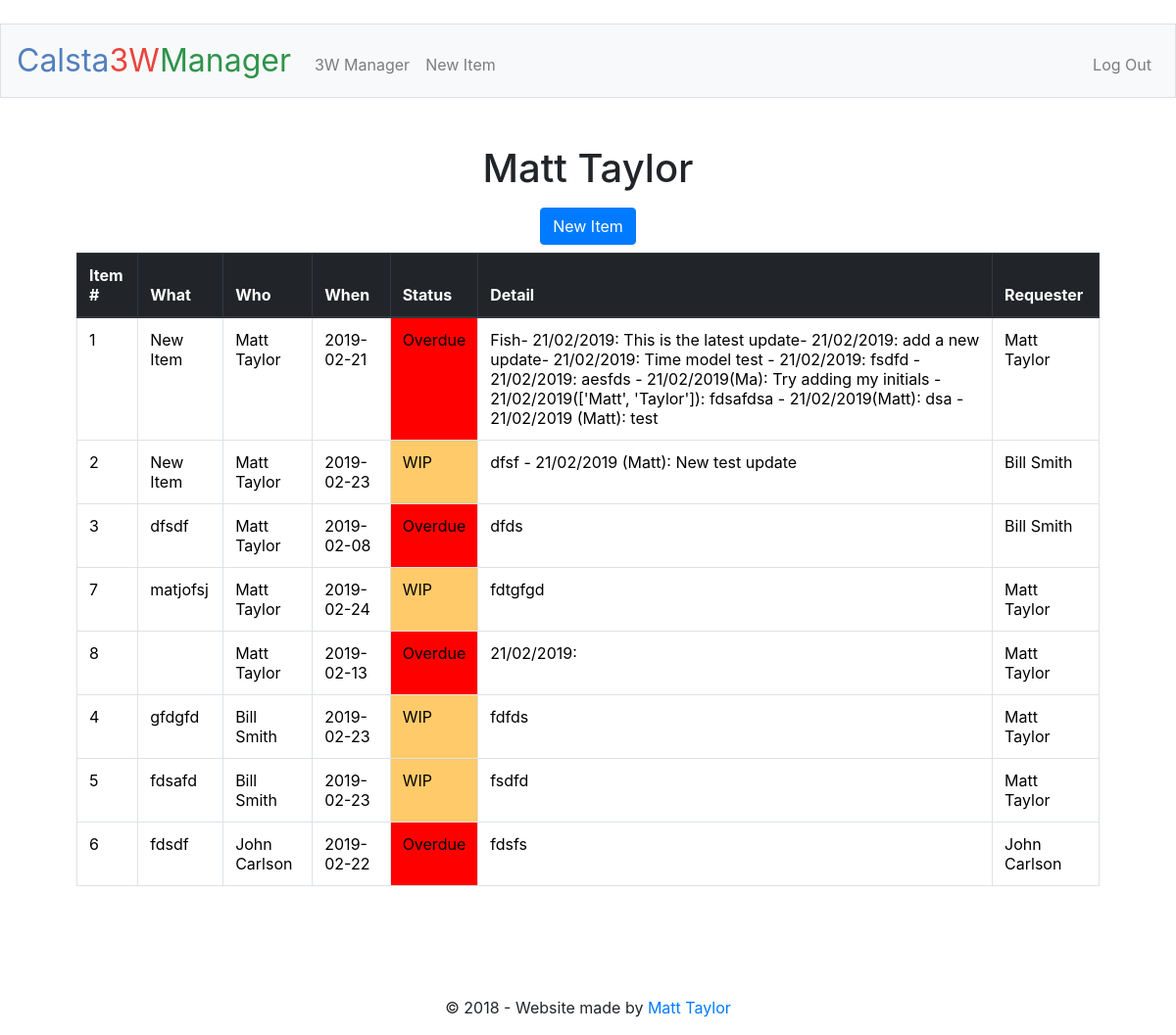
Screenshot of /manager (signed in) with the database file from the repository.
### scripts/login.py (models this page shows, shortened)
class UserModel(db.Model):
    __tablename__ = 'users'
    id = db.Column(db.Integer, primary_key=True)
    username = db.Column(db.String(80))
    name = db.Column(db.String(80))
    password = db.Column(db.String(80))
    supervisor = db.Column(db.String(80))
    def __repr__(self):
        return self.name
    @classmethod
    def find_by_id(cls, _id):
        return cls.query.filter_by(id=_id).first()
    @classmethod
    def find_subordinate_list(cls, name):
        subordinate = cls.query.filter_by(supervisor=name).all()
        return ([sub.id for sub in subordinate])

### scripts/item.py (models this page shows, shortened)
class ItemModel(db.Model):
    __tablename__ = 'manager'
    id = db.Column(db.Integer, primary_key=True)
    what = db.Column(db.String(180))
    when = db.Column(db.String())
    requester = db.Column(db.String(180))
    detail = db.Column(db.String(5000))
    who_id = db.Column(db.Integer, db.ForeignKey('users.id'), nullable=False)
    complete = db.Column(db.Boolean())
    def manage(self):
        return {
                'id': self.id,
                'what': self.what,
                'when': self.when,
                'who': UserModel.find_by_id(self.who_id),
                'stat': self.check_status(),
                'detail': self.detail,
                'requester': UserModel.find_by_id(self.requester),
                'complete': self.complete
                }
    @classmethod
    def listItems(cls):
        return cls.query.filter_by(who_id=session['user_id']).all()
    @classmethod
    def subordinateListItems(cls, name, subordinate_list):
        id_list = UserModel.find_subordinate_list(name)
        print("this is running initial")
        for _id in id_list:
            objects = cls.query.filter_by(who_id=_id).all()
            subordinate_list = subordinate_list + [item.manage() for item in objects]
            name2 = UserModel.find_by_id(_id)
            if name2:
                cls.subordinateListItems(name2.name, subordinate_list)
                print("this is running recursive")
        return subordinate_list
    def check_status(self):
        if datetime.strptime(self.when, '%Y-%m-%d') < datetime.now():
            return "Overdue"
        return "WIP"

### app.py (the view)
@app.route("/manager", methods=["GET", "POST"])
@login_required
def manager():
    user = UserModel.find_by_id(session["user_id"])
    items = ItemModel.listItems()
    item_list = [item.manage() for item in items]
    empty_list = []
    subordinate_items = ItemModel.subordinateListItems(user.name, empty_list)
    item_list = item_list + subordinate_items
    return render_template("/manager.html", who=user, items=item_list)

### app.py (called while the page is built)
@app.after_request
def after_request(response):
    response.headers["Cache-Control"] = "no-cache, no-store, must-revalidate"
    response.headers["Expires"] = 0
    response.headers["Pragma"] = "no-cache"
    return response

### scripts/login.py (called while the page is built)
def login_required(f):
    @wraps(f)
    def decorated_function(*args, **kwargs):
        if session.get("user_id") is None:
            return redirect("/login")
        return f(*args, **kwargs)
    return decorated_function

### templates/manager.html (shortened to what this page needs)
{% extends "layout.html" %}
{% block main %}
<h1>{{ who }}</h1>
<a href="/newitem" class="btn btn-primary m-2">New Item</a>
    <table class="table table-bordered">
        <thead class="thead-dark">
        <th scope="col">Item #</th>
        <th scope="col">What</th>
        <th scope="col">Who</th>
        <th scope="col">When</th>
        <th scope="col">Status</th>
        <th scope="col">Detail</th>
        <th scope="col">Requester</th>
        </thead>
    {% for item in items %}
        {% if not item['complete'] %}
    <tr>
      <td><a href="/item/{{item['id']}}">{{ item['id'] }}</td></a>
      <td><a href="/item/{{item['id']}}">{{ item['what'] }}</a></td>
      <td><a href="/item/{{item['id']}}">{{ item['who'] }}</a></td>
      <td><a href="/item/{{item['id']}}">{{ item['when'] }}</a></td>
      <td class="{{item['stat']}}"><a href="/item/{{item['id']}}">{{ item['stat'] }}</a></td>
      <td><a href="/item/{{item['id']}}">{{ item['detail'] }}</a></td>
      <td><a href="/item/{{item['id']}}">{{ item['requester'] }}</a></td>
    </tr>
        {% endif %}
    {% endfor %}
    </table>
{% endblock %}

### templates/manager.html (style rules this page uses)
td { padding: 0px; }
td a { display: block; color: black; }
.Overdue { background: red; }
.WIP { background: rgba(255, 166, 0, 0.589); }

### rows the page displays
UserModel: name "Matt Taylor"
ItemModel: id "1", what "New Item", who "Matt Taylor", when "2019-02-21", stat "Overdue", detail "Fish- 21/02/2019: This is the latest update- 21/02/2019: add a new update- 21/02/2019: Time model test - 21/02/2019: fsdfd - 21/02/2019: aesfds - 21/02/2019(Ma): Try adding my initials - 21/02/2019(['Matt', 'Taylor']): fdsafdsa - 21/02/2019(Matt): dsa - 21/02/2019 (Matt): test", requester "Matt Taylor"
ItemModel: id "2", what "New Item", who "Matt Taylor", when "2019-02-23", stat "WIP", detail "dfsf - 21/02/2019 (Matt): New test update", requester "Bill Smith"
ItemModel: id "3", what "dfsdf", who "Matt Taylor", when "2019-02-08", stat "Overdue", detail "dfds", requester "Bill Smith"
ItemModel: id "7", what "matjofsj", who "Matt Taylor", when "2019-02-24", stat "WIP", detail "fdtgfgd", requester "Matt Taylor"
ItemModel: id "8", who "Matt Taylor", when "2019-02-13", stat "Overdue", detail "21/02/2019:", requester "Matt Taylor"
ItemModel: id "4", what "gfdgfd", who "Bill Smith", when "2019-02-23", stat "WIP", detail "fdfds", requester "Matt Taylor"
ItemModel: id "5", what "fdsafd", who "Bill Smith", when "2019-02-23", stat "WIP", detail "fsdfd", requester "Matt Taylor"
ItemModel: id "6", what "fdsdf", who "John Carlson", when "2019-02-22", stat "Overdue", detail "fdsfs", requester "John Carlson"
